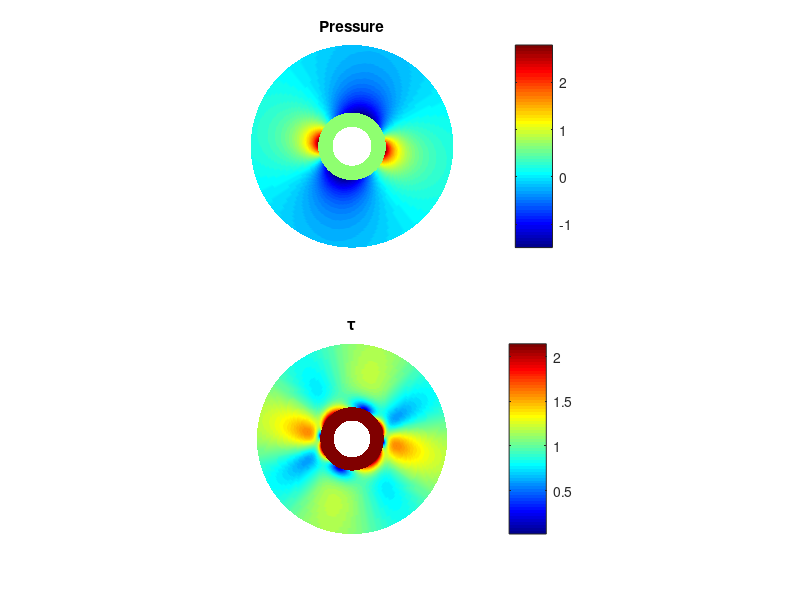
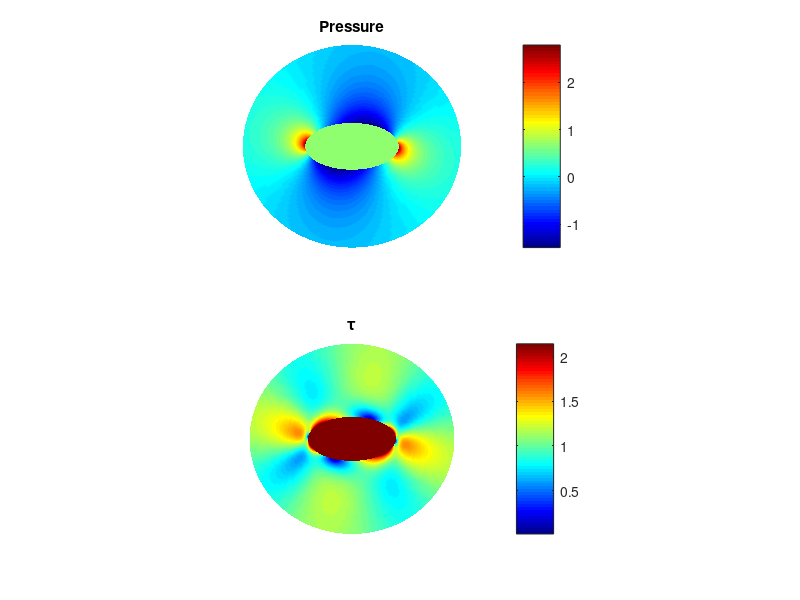

MATLAB code for these plots, in order:
%==============================================================================================================
% ELL_DYNAMIX.M
%
% 2D pressure, stress and maximum shear stress caused by an elliptical inclusion
%
% 2002, Dani Schmid
%
% DISCLAIMER OF WARRANTY: 
% Since the Software is provided free of charge, the Software is provided on an AS IS basis,
% without warranty of any kind, including without limitation the warranties of merchantability,
% fitness for a particular purpose and non-infringement. The entire risk as to the quality and performance 
% of the Software is borne by you. Should the Software prove defective, 
% you assume the entire cost of any service and repair. 
%
% LIMITATION OF LIABILITY: 
% UNDER NO CIRCUMSTANCES AND UNDER NO LEGAL THEORY, TORT, CONTRACT, OR OTHERWISE, 
% SHALL THE AUTHORS BE LIABLE TO YOU OR ANY OTHER PERSON FOR ANY INDIRECT, SPECIAL, INCIDENTAL, 
% OR CONSEQUENTIAL DAMAGES OF ANY CHARACTER INCLUDING, WITHOUT LIMITATION, DAMAGES FOR LOSS OF GOODWILL, 
% WORK STOPPAGE, COMPUTER FAILURE OR MALFUNCTION, OR ANY AND ALL OTHER COMMERCIAL DAMAGES OR LOSSES
%==============================================================================================================


%COMPLEX NUMBER DEFINITION
I       = sqrt(-1);
i       = sqrt(-1);

%VISCOSITY CONTRAST BETWEEN CLAST AND MATRIX
mc      = 1000;

%FAR FIELD FLOW
er      = 0;
gr      = 1;
alpha   = -30/180*pi;

%ASPECT RATIO, t CANNOT BE 1 or SMALLER, USE t=1.001 FOR CIRCULAR INCLUSION APPROXIMATION
t       = 2;
rc      = sqrt((t-1)*(t+1))/(t-1);

%SOLUTION CONSTANTS
BC 	    = (2.*er-I.*gr).*exp(+2.*I.*alpha);
B1      = rc.^4.*mc+rc.^4-1+mc;
B2      = rc.^4.*mc+rc.^4-mc+1;
B3      = rc.^4.*mc-mc-rc.^4+1;
B4      = -rc.^4.*mc-mc-rc.^4+1;
B5      = rc.^8.*mc-mc-rc.^8+1;

%RESOLUTION
rs      = 100;
ts      = 200;

%CLAST GRID IS FROM 1..rc
[rho, theta]    = meshgrid(1:(rc-1)/rs:rc, 0:2*pi/ts:2*pi);
zeta_clast      = rho.*exp(i*theta);
p_clast         = real(-I.*mc.*B4./B1.*gr+2.*rc.^2.*(mc-1).*(I.*mc.*imag(BC)./B1-real(BC)./B2));
tau_clast       = -2.*mc.*rc.^4.*(I.*imag(BC)./B1+real(BC)./B2);
tau_clast       = sqrt((real(tau_clast)).^2 + (imag(tau_clast)).^2);
%Correct size of arrays
p_clast         = ones(size(rho))*p_clast;
tau_clast       = ones(size(rho))*tau_clast;

%MATRIX
[rho, theta]    = meshgrid(rc:2*rc/rs:3*rc, 0:2*pi/ts:2*pi);
zeta_mat        = rho.*exp(i*theta);
p_mat           = -2.*rc.^2.*real(B3.*(-I.*imag(BC).*B2+real(BC).*B1)./(zeta_mat.^2-1)./B1./B2);
str_mat         = conj(zeta_mat+1./zeta_mat).*((-I.*gr./zeta_mat.^3+2.*B3.*rc.^2.*(I.*imag(BC)./B1-real(BC)./B2)./zeta_mat.^3)./(1-1./(zeta_mat.^2)).^2-2.*(-1./2.*I.*gr.*(1-1./(zeta_mat.^2))-B3.*rc.^2.*(I.*imag(BC)./B1-real(BC)./B2)./zeta_mat.^2)./(1-1./(zeta_mat.^2)).^3./zeta_mat.^3)+(-(real(BC)+I.*imag(BC)).*(1-1./(zeta_mat.^2))-B5.*(I.*imag(BC)./B1-real(BC)./B2)./(zeta_mat.^3-zeta_mat).^2.*(3.*zeta_mat.^2-1))./(1-1./(zeta_mat.^2));
tau_mat         = sqrt((real(str_mat)).^2 + (imag(str_mat)).^2);

%TRANSLATE zeta -> z
z_clast         = zeta_clast+1./zeta_clast;
z_mat           = zeta_mat+1./zeta_mat;

%PLOT IN ZETA (IMAGE) DOMAIN
figure(1);
clf
subplot(211)
pcolor(real(zeta_clast), imag(zeta_clast), p_clast);
hold on;
pcolor(real(zeta_mat),   imag(zeta_mat),   p_mat);
shading interp;
axis image
axis off
title('Pressure')
colorbar
colormap(jet)

subplot(212)
pcolor(real(zeta_clast), imag(zeta_clast), tau_clast);
hold on;
pcolor(real(zeta_mat),   imag(zeta_mat),   tau_mat);
shading interp;
axis image
axis off
title('\tau')
colorbar
colormap(jet)

%PLOT IN Z (PHYSICAL) DOMAIN
figure(2);
clf
subplot(211)
pcolor(real(z_clast), imag(z_clast), p_clast);
hold on;
pcolor(real(z_mat),   imag(z_mat),   p_mat);
shading interp;
axis image
axis off
title('Pressure')
colorbar
colormap(jet)

subplot(212)
pcolor(real(z_clast), imag(z_clast), tau_clast);
hold on;
pcolor(real(z_mat),   imag(z_mat),   tau_mat);
shading interp;
axis image
axis off
title('\tau')
colorbar
colormap(jet)
